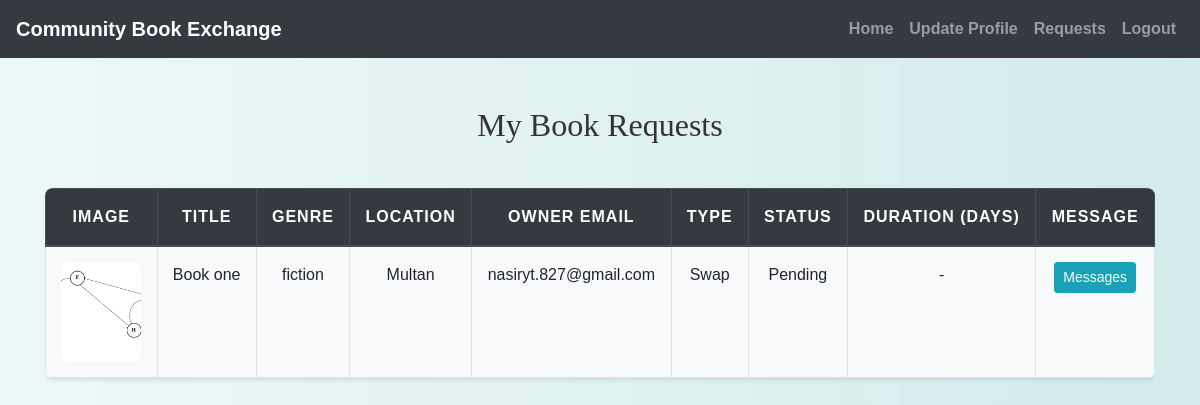
Screenshot of /borrower/my_requests.php (signed in) with the database file from the repository.
### tables this page shows
CREATE TABLE `requests` (
  `id` int(11) NOT NULL,
  `book_id` int(11) NOT NULL,
  `requester_id` int(11) NOT NULL,
  `type` enum('Borrow','Swap') NOT NULL,
  `status` enum('Pending','Accepted','Declined','Returned') DEFAULT 'Pending',
  `borrow_duration` int(11) DEFAULT NULL,
  `requested_at` datetime DEFAULT current_timestamp()
);

CREATE TABLE `books` (
  `id` int(11) NOT NULL,
  `user_id` int(11) NOT NULL,
  `picture` varchar(255) DEFAULT NULL,
  `title` varchar(255) NOT NULL,
  `author` varchar(255) NOT NULL,
  `genre` varchar(100) NOT NULL,
  `condition` varchar(50) NOT NULL,
  `location` varchar(255) DEFAULT NULL,
  `status` enum('Available','Lent Out','Reserved') DEFAULT 'Available',
  `description` text DEFAULT NULL,
  `created_at` datetime DEFAULT current_timestamp()
);

CREATE TABLE `users` (
  `id` int(11) NOT NULL,
  `username` varchar(50) NOT NULL,
  `password` varchar(255) NOT NULL,
  `email` varchar(100) NOT NULL,
  `phone` varchar(20) NOT NULL,
  `age` int(11) DEFAULT NULL,
  `bio` text DEFAULT NULL,
  `user_type` varchar(50) DEFAULT NULL,
  `profile_picture` varchar(255) DEFAULT NULL
);

### borrower/my_requests.php (the view, shortened to what this page needs)
<?php
include('config.php');
$user_id = $_SESSION["id"];
$sql = "SELECT r.id, r.type, r.status, r.borrow_duration, r.requested_at,
               b.title, b.author, b.genre, b.picture, b.location, u.email AS owner_email
        FROM requests r
        JOIN books b ON r.book_id = b.id
        JOIN users u ON b.user_id = u.id
        WHERE r.requester_id = ?
        ORDER BY r.requested_at DESC";
$stmt = mysqli_prepare($conn, $sql);
mysqli_stmt_bind_param($stmt, "i", $user_id);
mysqli_stmt_execute($stmt);
$result = mysqli_stmt_get_result($stmt);
?>
<!DOCTYPE html>
<html>
<head>
    <link rel="stylesheet" href="https://maxcdn.bootstrapcdn.com/bootstrap/4.5.2/css/bootstrap.min.css">
    <link rel="stylesheet" href="./css/style.css">
</head>
<body>
<?php include('navbar.php'); ?>
<div class="container mt-5">
    <h2 class="mb-4">My Book Requests</h2>
    <?php if (mysqli_num_rows($result) > 0): ?>
        <div class="table-responsive">
            <table class="table table-bordered table-hover">
                <thead class="thead-dark">
                    <tr>
                        <th>Image</th>
                        <th>Title</th>
                        <th>Genre</th>
                        <th>Location</th>
                        <th>Owner Email</th>
                        <th>Type</th>
                        <th>Status</th>
                        <th>Duration (days)</th>
                        <th>Message</th>
                    </tr>
                </thead>
                <tbody>
                    <?php while ($row = mysqli_fetch_assoc($result)): ?>
                        <tr>
                            <td>
                                <?php if (!empty($row['picture']) && file_exists("../owner/" . $row['picture'])): ?>
                                    <img src="<?php echo "../owner/" . $row['picture']; ?>" width="80" height="100" style="object-fit: cover;">
                                <?php endif; ?>
                            </td>
                            <td><?php echo htmlspecialchars($row['title']); ?></td>
                            <td><?php echo htmlspecialchars($row['genre']); ?></td>
                            <td><?php echo htmlspecialchars($row['location']); ?></td>
                            <td><?php echo htmlspecialchars($row['owner_email']); ?></td>
                            <td><?php echo htmlspecialchars($row['type']); ?></td>
                            <td><?php echo htmlspecialchars($row['status']); ?></td>
                            <td><?php echo !empty($row['borrow_duration']) ? $row['borrow_duration'] : '-'; ?></td>
                            <td>
    <a href="messages.php?request_id=<?php echo $row['id']; ?>" class="btn btn-sm btn-info">Messages</a>
</td>
                        </tr>
                    <?php endwhile; ?>
                </tbody>
            </table>
        </div>
    <?php else: ?>
        <div class="alert alert-info">You have not sent any book requests yet.</div>
    <?php endif; ?>
</div>
</body>
</html>

### borrower/css/style.css (style rules this page uses)
body { background: linear-gradient(90deg, rgba(233, 246, 246, 0.831), rgba(207, 233, 233, 0.9)); font-family: 'Arial', sans-serif; color: #333; line-height: 1.6; }
h1, h2, h3, h4 { text-align: center; margin-top: 30px; margin-bottom: 30px; font-family: 'Georgia', serif; }
.container { margin-bottom: 40px; }
.table { width: 100%; border-collapse: collapse; margin-top: 20px; font-size: 16px; background-color: #ffffff; border-radius: 8px; overflow: hidden; box-shadow: 0 2px 4px rgba(0, 0, 0, 0.1); }
.table th, .table td { padding: 15px; border: 1px solid #dee2e6; text-align: center; }
.table thead th { background-color: #004d4d; color: white; font-weight: bold; text-transform: uppercase; letter-spacing: 1px; }
.table tbody tr:nth-child(odd) { background-color: #f8f9fa; }
.table img { max-width: 100px; max-height: 100px; border-radius: 8px; }
a { color: #006666; text-decoration: none; font-weight: bold; }

### rows the page displays
requests: book.picture (picture), book.title "Book one", book.genre "fiction", book.location "Multan", users.email "nasiryt.827@gmail.com", type "Swap", status "Pending"
